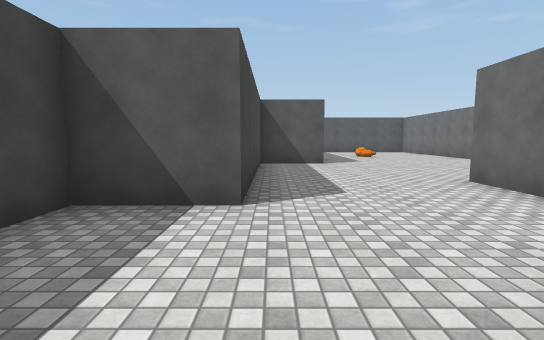
view 1 (above)

22 first-person views from a walk through a Unity game level. The camera is 1.4 m above the floor, tilts 6° down and sees 85° across. The floor is counted in squares, 2 m on a side. Each view is taken from the middle of a square. On the plan, view 1 faces up. The plan holds only what a view shows up to about 10 squares ahead; the rest is blank. The place goes on beyond the plan. The player character is not drawn. Some surface patterns are stand-ins.

view 2
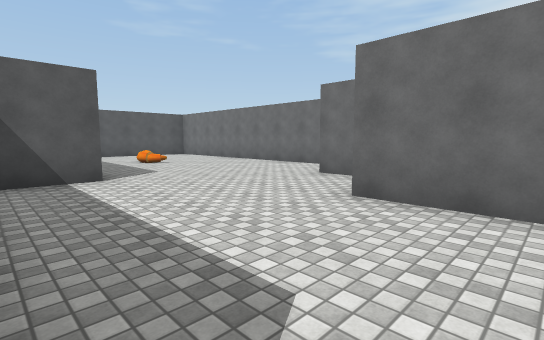

view 3
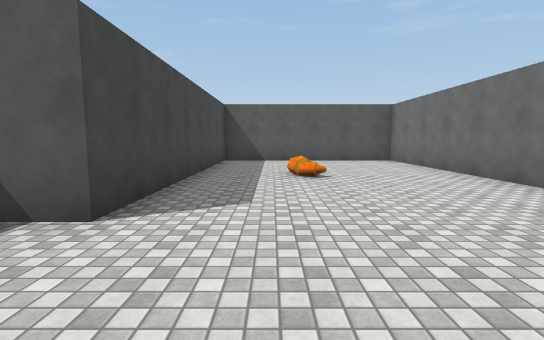

view 4
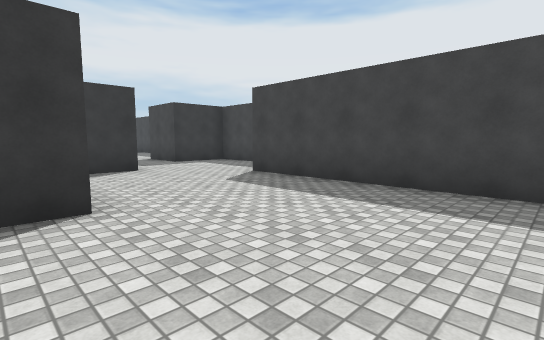

view 5
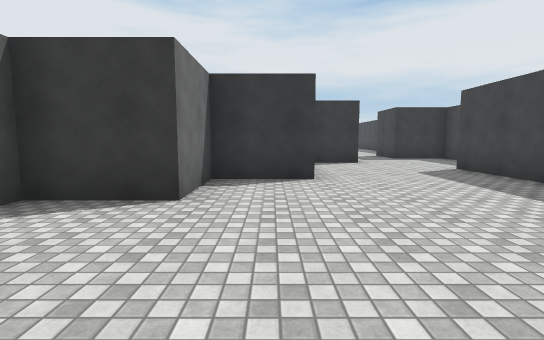

view 6
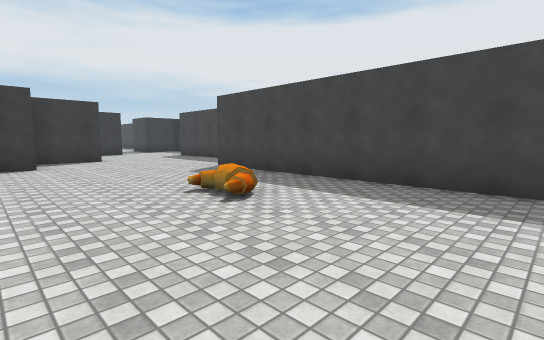

view 7
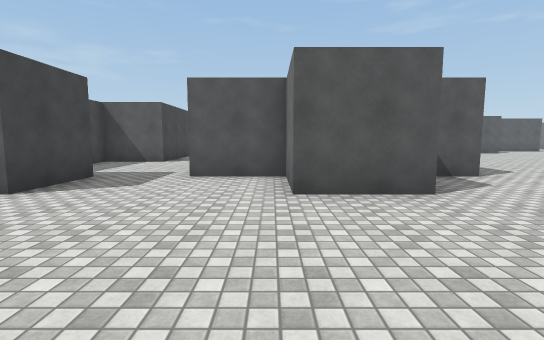

view 8
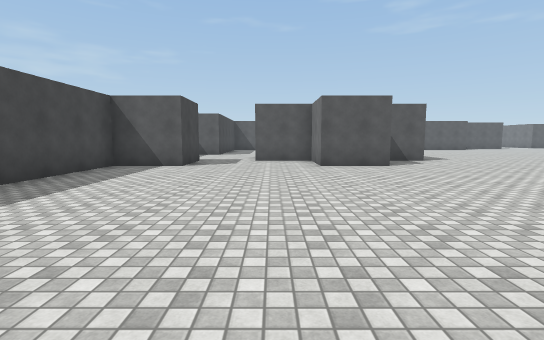

view 9
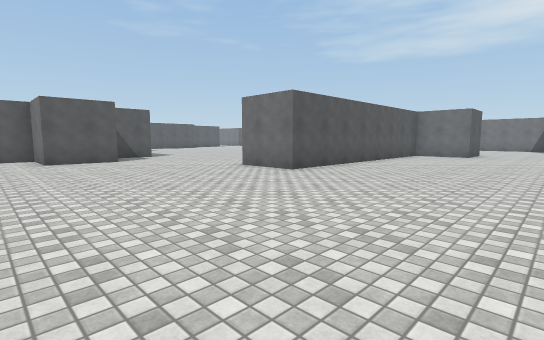

view 10
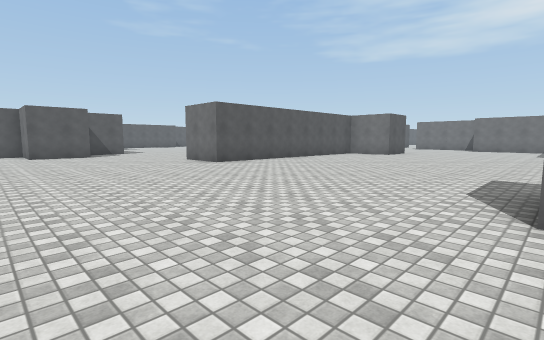

view 11
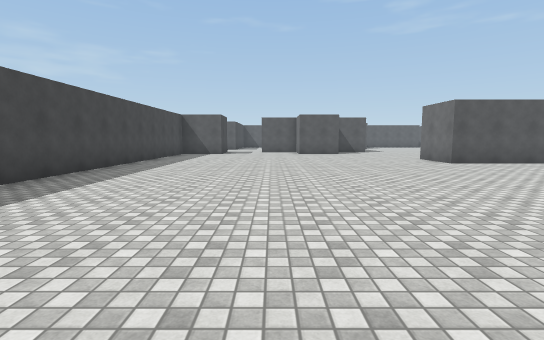

view 12
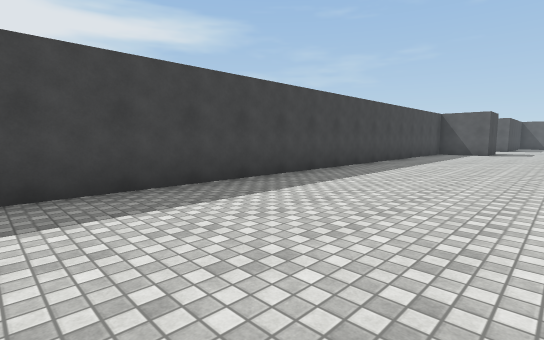

view 13
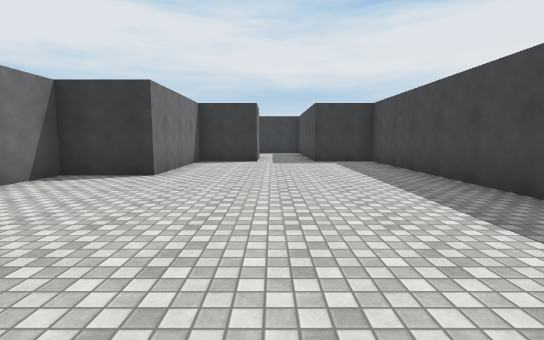

view 14
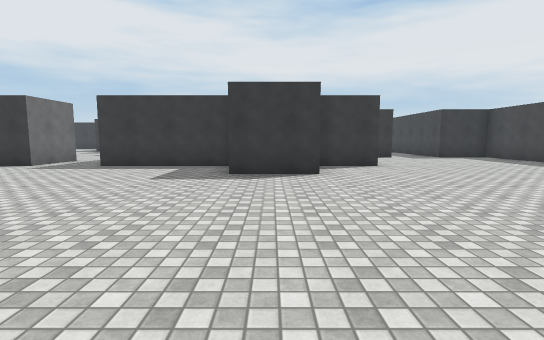

view 15
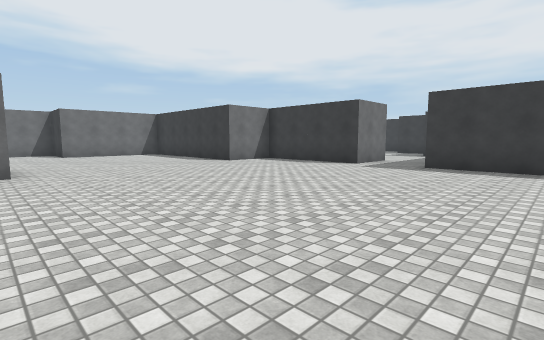

view 16
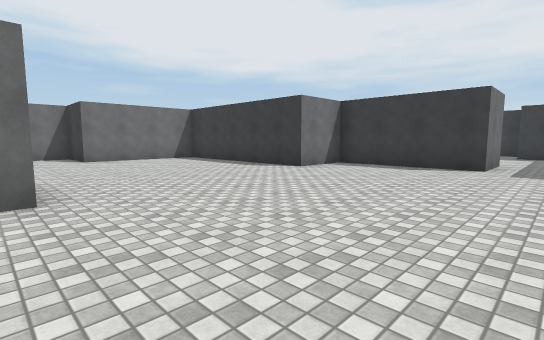

view 17
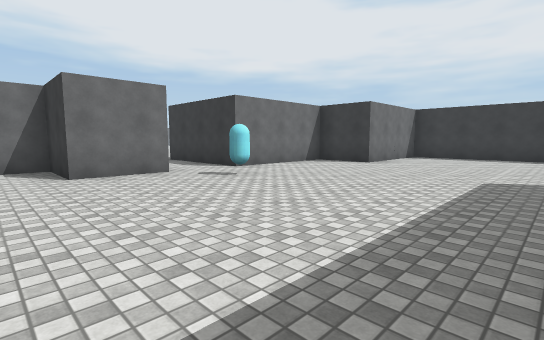

view 18
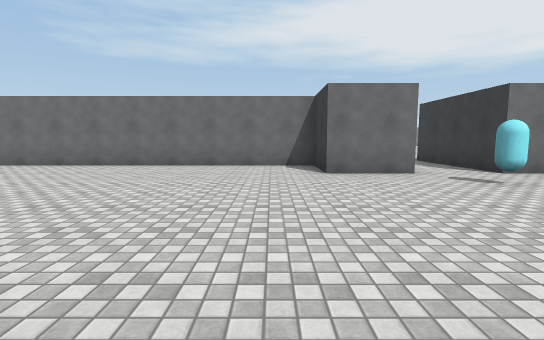

view 19
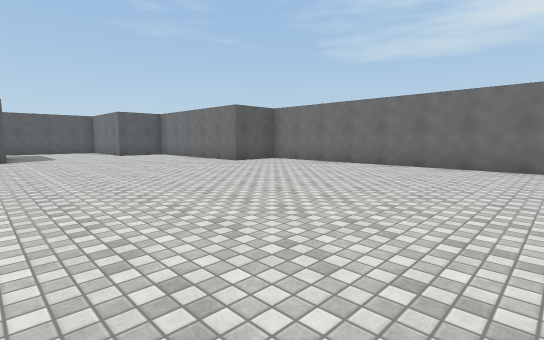

view 20
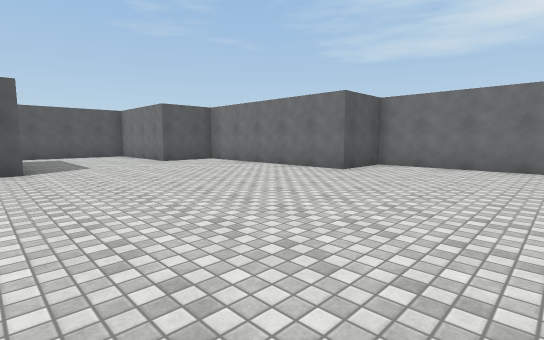

view 21
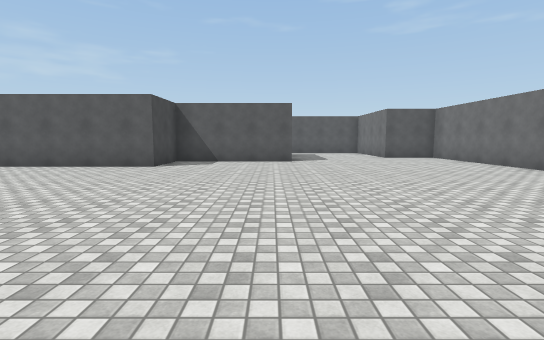

view 22
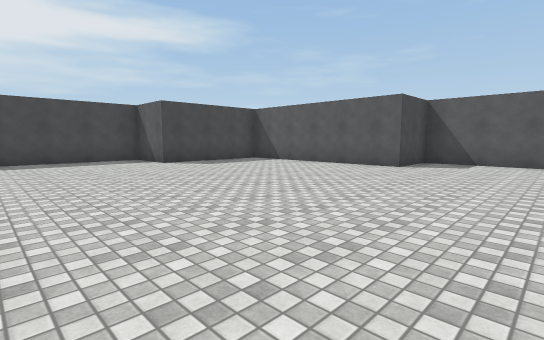

### Floor plan
Points are (right, up) in squares from view 1. A wall is a line through its corners. A room is listed if a view was taken in it or the views show most of it. See-through windows are left out.
Room 1 (views 1, 2, 3, 4, 5, 6)
walls: (3.3, 3.1) (3.3, 4.9) (5.1, 4.9) (5.1, 6.7) (6.9, 6.7) (6.9, 15.6) (1.5, 15.6) (1.5, 8.5) (-0.3, 8.5) (-0.3, 3.1) (-2.1, 3.1) (-2.1, -0.1); (1.4, 1.3) (2.8, 1.3); (-1.8, -0.5) (-0.3, -0.5)
ways out: opening at (0.5, -1) to room 2
objects: other object (3, 12)
Room 2 (views 7, 8, 9, 10, 11, 12, 13, 14, 15, 16, 17, 18, 19, 20, 21, 22)
walls: (11.9, -7.5) (7.1, -7.5) (7.1, -5.8); (6.9, -0.5) (5.8, -0.5); (5.1, -2.3) (3.3, -2.3) (3.3, -0.5) (1.4, -0.5); (23, -6) (23, -4.1) (24.8, -4.1) (24.8, 6.7) (23, 6.7) (23, 11.2); (8.7, 6.9) (8.7, 4.9) (6.9, 4.9) (6.9, 1.4); (23.1, -7.7) (26.5, -7.7); (-0.3, -0.5) (-0.3, -2.3) (-2.1, -2.3) (-2.1, -20.3) (-0.3, -20.3) (-0.3, -20.9); (21.2, -13.1) (21.2, -11.3) (23, -11.3) (23, -8); (7, -16.7) (10.5, -16.7); (12.2, -18.5) (12.2, -16.7) (15.8, -16.7) (15.8, -14.9) (19.4, -14.9); (17.6, 10.3) (14, 10.3) (14, 8.5) (10.1, 8.5); (22.2, 12) (21.2, 12) (21.2, 13); (1.4, -20.3) (3.3, -20.3) (3.3, -16.7) (5.1, -16.7) (5.1, -14.9) (6.9, -14.9); (18.6, 15.6) (18, 15.6)
ways out: opening at (0.5, -1) to room 1; opening at (0.5, -21.5); opening at (11.5, -19)
objects: cyan capsule (22, -7)

Positions as (right, up) in squares from view 1, and headings:
1: (0, 0), facing up
2: (0, 3), facing up-right
3: (3, 6), facing up
4: (4, 8), facing down-left
5: (4, 10), facing down
6: (6, 15), facing down-left
7: (3, -6), facing up
8: (2, -10), facing up
9: (2, -12), facing up-right
10: (2, -15), facing up-right
11: (2, -16), facing up
12: (2, -17), facing up-left
13: (1, -11), facing down
14: (6, -9), facing down
15: (8, -9), facing down-right
16: (11, -9), facing down-right
17: (17, -3), facing down-right
18: (17, -3), facing right
19: (17, -1), facing up-right
20: (17, 3), facing up-right
21: (17, 1), facing up
22: (17, 1), facing up-left
